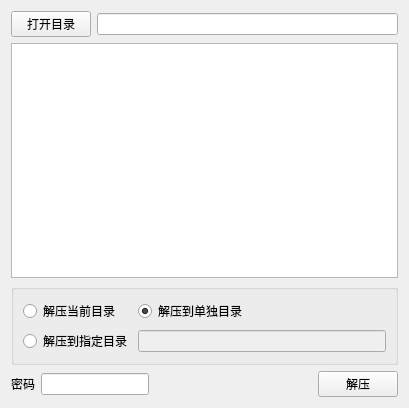
<?xml version="1.0" encoding="UTF-8"?>
<ui version="4.0">
 <class>rarfile_form</class>
 <widget class="QWidget" name="rarfile_form">
  <property name="geometry">
   <rect>
    <x>0</x>
    <y>0</y>
    <width>409</width>
    <height>408</height>
   </rect>
  </property>
  <property name="focusPolicy">
   <enum>Qt::StrongFocus</enum>
  </property>
  <property name="windowTitle">
   <string>文件解压</string>
  </property>
  <layout class="QGridLayout" name="gridLayout_2">
   <item row="0" column="0">
    <widget class="QPushButton" name="open_dir_btn">
     <property name="text">
      <string>打开目录</string>
     </property>
    </widget>
   </item>
   <item row="0" column="1" colspan="3">
    <widget class="QLineEdit" name="path_le"/>
   </item>
   <item row="1" column="0" colspan="4">
    <widget class="QListWidget" name="file_lw"/>
   </item>
   <item row="2" column="0" colspan="4">
    <widget class="QGroupBox" name="groupBox">
     <property name="title">
      <string/>
     </property>
     <layout class="QGridLayout" name="gridLayout">
      <item row="1" column="0">
       <widget class="QRadioButton" name="other_rbtn">
        <property name="text">
         <string>解压到指定目录</string>
        </property>
       </widget>
      </item>
      <item row="1" column="1">
       <widget class="QLineEdit" name="other_path_le">
        <property name="enabled">
         <bool>false</bool>
        </property>
        <property name="focusPolicy">
         <enum>Qt::NoFocus</enum>
        </property>
       </widget>
      </item>
      <item row="0" column="0">
       <widget class="QRadioButton" name="cur_rbtn">
        <property name="text">
         <string>解压当前目录</string>
        </property>
        <property name="checked">
         <bool>false</bool>
        </property>
       </widget>
      </item>
      <item row="0" column="1">
       <widget class="QRadioButton" name="self_rbtn">
        <property name="text">
         <string>解压到单独目录</string>
        </property>
        <property name="checked">
         <bool>true</bool>
        </property>
       </widget>
      </item>
     </layout>
    </widget>
   </item>
   <item row="3" column="0" colspan="2">
    <layout class="QHBoxLayout" name="horizontalLayout">
     <item>
      <widget class="QLabel" name="label">
       <property name="text">
        <string>密码</string>
       </property>
      </widget>
     </item>
     <item>
      <widget class="QLineEdit" name="pwd_le"/>
     </item>
    </layout>
   </item>
   <item row="3" column="2">
    <spacer name="horizontalSpacer">
     <property name="orientation">
      <enum>Qt::Horizontal</enum>
     </property>
     <property name="sizeHint" stdset="0">
      <size>
       <width>136</width>
       <height>20</height>
      </size>
     </property>
    </spacer>
   </item>
   <item row="3" column="3">
    <widget class="QPushButton" name="unrar_btn">
     <property name="text">
      <string>解压</string>
     </property>
    </widget>
   </item>
  </layout>
 </widget>
 <resources/>
 <connections/>
</ui>
